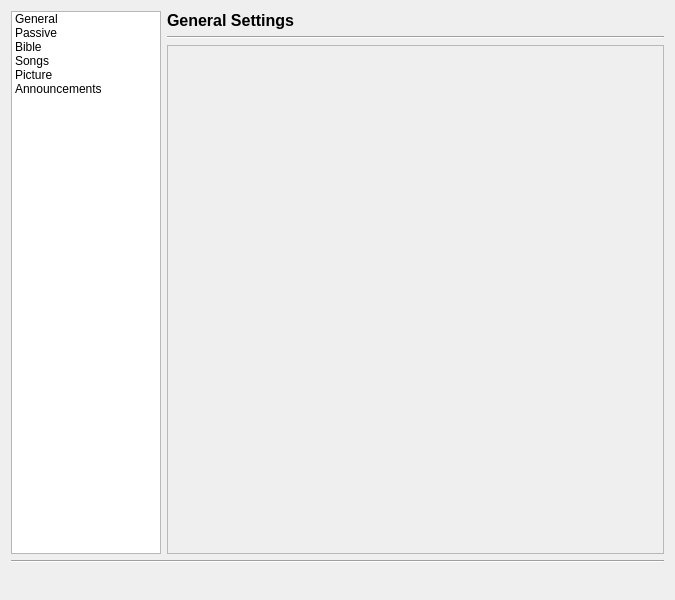
<?xml version="1.0" encoding="UTF-8"?>
<ui version="4.0">
 <class>SettingsDialog</class>
 <widget class="QDialog" name="SettingsDialog">
  <property name="geometry">
   <rect>
    <x>0</x>
    <y>0</y>
    <width>675</width>
    <height>600</height>
   </rect>
  </property>
  <property name="windowTitle">
   <string>softProjector - Settings</string>
  </property>
  <property name="windowIcon">
   <iconset resource="softprojector.qrc">
    <normaloff>:/icons/icons/settings.png</normaloff>:/icons/icons/settings.png</iconset>
  </property>
  <layout class="QGridLayout" name="gridLayout_2">
   <item row="0" column="0">
    <widget class="QListWidget" name="listWidget">
     <property name="sizePolicy">
      <sizepolicy hsizetype="Fixed" vsizetype="Expanding">
       <horstretch>0</horstretch>
       <verstretch>0</verstretch>
      </sizepolicy>
     </property>
     <property name="minimumSize">
      <size>
       <width>150</width>
       <height>0</height>
      </size>
     </property>
     <property name="maximumSize">
      <size>
       <width>150</width>
       <height>16777215</height>
      </size>
     </property>
     <property name="iconSize">
      <size>
       <width>24</width>
       <height>24</height>
      </size>
     </property>
     <property name="spacing">
      <number>1</number>
     </property>
     <item>
      <property name="text">
       <string>General</string>
      </property>
      <property name="icon">
       <iconset resource="softprojector.qrc">
        <normaloff>:/icons/icons/softprojector.png</normaloff>:/icons/icons/softprojector.png</iconset>
      </property>
     </item>
     <item>
      <property name="text">
       <string>Passive</string>
      </property>
      <property name="icon">
       <iconset resource="softprojector.qrc">
        <normaloff>:/icons/icons/display.png</normaloff>:/icons/icons/display.png</iconset>
      </property>
     </item>
     <item>
      <property name="text">
       <string>Bible</string>
      </property>
      <property name="icon">
       <iconset resource="softprojector.qrc">
        <normaloff>:/icons/icons/book.png</normaloff>:/icons/icons/book.png</iconset>
      </property>
     </item>
     <item>
      <property name="text">
       <string>Songs</string>
      </property>
      <property name="icon">
       <iconset resource="softprojector.qrc">
        <normaloff>:/icons/icons/song_tab.png</normaloff>:/icons/icons/song_tab.png</iconset>
      </property>
     </item>
     <item>
      <property name="text">
       <string>Picture</string>
      </property>
      <property name="icon">
       <iconset resource="softprojector.qrc">
        <normaloff>:/icons/icons/photo.png</normaloff>:/icons/icons/photo.png</iconset>
      </property>
     </item>
     <item>
      <property name="text">
       <string>Announcements</string>
      </property>
      <property name="icon">
       <iconset resource="softprojector.qrc">
        <normaloff>:/icons/icons/announce.png</normaloff>:/icons/icons/announce.png</iconset>
      </property>
     </item>
    </widget>
   </item>
   <item row="1" column="0" colspan="2">
    <widget class="Line" name="line">
     <property name="orientation">
      <enum>Qt::Horizontal</enum>
     </property>
    </widget>
   </item>
   <item row="2" column="0" colspan="2">
    <layout class="QHBoxLayout" name="horizontalLayout_6">
     <item>
      <spacer name="horizontalSpacer_2">
       <property name="orientation">
        <enum>Qt::Horizontal</enum>
       </property>
       <property name="sizeHint" stdset="0">
        <size>
         <width>123</width>
         <height>20</height>
        </size>
       </property>
      </spacer>
     </item>
     <item>
      <widget class="QDialogButtonBox" name="buttonBox">
       <property name="orientation">
        <enum>Qt::Horizontal</enum>
       </property>
      </widget>
     </item>
    </layout>
   </item>
   <item row="0" column="1">
    <widget class="QStackedWidget" name="stackedWidget">
     <property name="enabled">
      <bool>true</bool>
     </property>
     <widget class="QWidget" name="general">
      <layout class="QVBoxLayout" name="verticalLayout">
       <property name="leftMargin">
        <number>0</number>
       </property>
       <property name="topMargin">
        <number>0</number>
       </property>
       <property name="rightMargin">
        <number>0</number>
       </property>
       <property name="bottomMargin">
        <number>0</number>
       </property>
       <item>
        <widget class="QLabel" name="label_4">
         <property name="font">
          <font>
           <pointsize>12</pointsize>
           <weight>75</weight>
           <bold>true</bold>
          </font>
         </property>
         <property name="text">
          <string>General Settings</string>
         </property>
        </widget>
       </item>
       <item>
        <widget class="Line" name="line_2">
         <property name="orientation">
          <enum>Qt::Horizontal</enum>
         </property>
        </widget>
       </item>
       <item>
        <widget class="QScrollArea" name="scrollAreaGeneralSettings">
         <property name="enabled">
          <bool>true</bool>
         </property>
         <property name="widgetResizable">
          <bool>true</bool>
         </property>
         <widget class="QWidget" name="scrollAreaWidgetContents">
          <property name="geometry">
           <rect>
            <x>0</x>
            <y>0</y>
            <width>499</width>
            <height>509</height>
           </rect>
          </property>
         </widget>
        </widget>
       </item>
      </layout>
     </widget>
     <widget class="QWidget" name="passive">
      <layout class="QVBoxLayout" name="verticalLayout_5">
       <property name="leftMargin">
        <number>0</number>
       </property>
       <property name="topMargin">
        <number>0</number>
       </property>
       <property name="rightMargin">
        <number>0</number>
       </property>
       <property name="bottomMargin">
        <number>0</number>
       </property>
       <item>
        <widget class="QLabel" name="label_8">
         <property name="font">
          <font>
           <pointsize>12</pointsize>
           <weight>75</weight>
           <bold>true</bold>
          </font>
         </property>
         <property name="text">
          <string>Passive Settings</string>
         </property>
        </widget>
       </item>
       <item>
        <widget class="QLabel" name="label">
         <property name="text">
          <string>This setting are displayed when nothing is to be projected.</string>
         </property>
        </widget>
       </item>
       <item>
        <widget class="Line" name="line_6">
         <property name="orientation">
          <enum>Qt::Horizontal</enum>
         </property>
        </widget>
       </item>
       <item>
        <widget class="QScrollArea" name="scrollAreaPassiveSettings">
         <property name="enabled">
          <bool>true</bool>
         </property>
         <property name="widgetResizable">
          <bool>true</bool>
         </property>
         <widget class="QWidget" name="scrollAreaWidgetContents_5">
          <property name="geometry">
           <rect>
            <x>0</x>
            <y>0</y>
            <width>424</width>
            <height>464</height>
           </rect>
          </property>
         </widget>
        </widget>
       </item>
      </layout>
     </widget>
     <widget class="QWidget" name="bible">
      <layout class="QVBoxLayout" name="verticalLayout_2">
       <property name="leftMargin">
        <number>0</number>
       </property>
       <property name="topMargin">
        <number>0</number>
       </property>
       <property name="rightMargin">
        <number>0</number>
       </property>
       <property name="bottomMargin">
        <number>0</number>
       </property>
       <item>
        <widget class="QLabel" name="label_5">
         <property name="font">
          <font>
           <pointsize>12</pointsize>
           <weight>75</weight>
           <bold>true</bold>
          </font>
         </property>
         <property name="text">
          <string>Bible Settings</string>
         </property>
        </widget>
       </item>
       <item>
        <widget class="Line" name="line_3">
         <property name="orientation">
          <enum>Qt::Horizontal</enum>
         </property>
        </widget>
       </item>
       <item>
        <widget class="QScrollArea" name="scrollAreaBibleSettings">
         <property name="enabled">
          <bool>true</bool>
         </property>
         <property name="widgetResizable">
          <bool>true</bool>
         </property>
         <widget class="QWidget" name="scrollAreaWidgetContents_2">
          <property name="geometry">
           <rect>
            <x>0</x>
            <y>0</y>
            <width>424</width>
            <height>484</height>
           </rect>
          </property>
         </widget>
        </widget>
       </item>
      </layout>
     </widget>
     <widget class="QWidget" name="song">
      <layout class="QVBoxLayout" name="verticalLayout_3">
       <property name="leftMargin">
        <number>0</number>
       </property>
       <property name="topMargin">
        <number>0</number>
       </property>
       <property name="rightMargin">
        <number>0</number>
       </property>
       <property name="bottomMargin">
        <number>0</number>
       </property>
       <item>
        <widget class="QLabel" name="label_6">
         <property name="font">
          <font>
           <pointsize>12</pointsize>
           <weight>75</weight>
           <bold>true</bold>
          </font>
         </property>
         <property name="text">
          <string>Song Settings</string>
         </property>
        </widget>
       </item>
       <item>
        <widget class="Line" name="line_4">
         <property name="orientation">
          <enum>Qt::Horizontal</enum>
         </property>
        </widget>
       </item>
       <item>
        <widget class="QScrollArea" name="scrollAreaSongSettings">
         <property name="enabled">
          <bool>true</bool>
         </property>
         <property name="widgetResizable">
          <bool>true</bool>
         </property>
         <widget class="QWidget" name="scrollAreaWidgetContents_3">
          <property name="geometry">
           <rect>
            <x>0</x>
            <y>0</y>
            <width>424</width>
            <height>484</height>
           </rect>
          </property>
         </widget>
        </widget>
       </item>
      </layout>
     </widget>
     <widget class="QWidget" name="picture">
      <layout class="QVBoxLayout" name="verticalLayout_6">
       <property name="leftMargin">
        <number>0</number>
       </property>
       <property name="topMargin">
        <number>0</number>
       </property>
       <property name="rightMargin">
        <number>0</number>
       </property>
       <property name="bottomMargin">
        <number>0</number>
       </property>
       <item>
        <widget class="QLabel" name="label_9">
         <property name="font">
          <font>
           <pointsize>12</pointsize>
           <weight>75</weight>
           <bold>true</bold>
          </font>
         </property>
         <property name="text">
          <string>Picture Settings</string>
         </property>
        </widget>
       </item>
       <item>
        <widget class="Line" name="line_7">
         <property name="orientation">
          <enum>Qt::Horizontal</enum>
         </property>
        </widget>
       </item>
       <item>
        <widget class="QScrollArea" name="scrollAreaPicture">
         <property name="widgetResizable">
          <bool>true</bool>
         </property>
         <widget class="QWidget" name="scrollAreaWidgetContents_6">
          <property name="geometry">
           <rect>
            <x>0</x>
            <y>0</y>
            <width>424</width>
            <height>484</height>
           </rect>
          </property>
         </widget>
        </widget>
       </item>
      </layout>
     </widget>
     <widget class="QWidget" name="announce">
      <layout class="QVBoxLayout" name="verticalLayout_4">
       <property name="leftMargin">
        <number>0</number>
       </property>
       <property name="topMargin">
        <number>0</number>
       </property>
       <property name="rightMargin">
        <number>0</number>
       </property>
       <property name="bottomMargin">
        <number>0</number>
       </property>
       <item>
        <widget class="QLabel" name="label_7">
         <property name="font">
          <font>
           <pointsize>12</pointsize>
           <weight>75</weight>
           <bold>true</bold>
          </font>
         </property>
         <property name="text">
          <string>Announcement Settings</string>
         </property>
        </widget>
       </item>
       <item>
        <widget class="Line" name="line_5">
         <property name="orientation">
          <enum>Qt::Horizontal</enum>
         </property>
        </widget>
       </item>
       <item>
        <widget class="QScrollArea" name="scrollAreaAnnouncementSettings">
         <property name="enabled">
          <bool>true</bool>
         </property>
         <property name="widgetResizable">
          <bool>true</bool>
         </property>
         <widget class="QWidget" name="scrollAreaWidgetContents_4">
          <property name="geometry">
           <rect>
            <x>0</x>
            <y>0</y>
            <width>424</width>
            <height>484</height>
           </rect>
          </property>
         </widget>
        </widget>
       </item>
      </layout>
     </widget>
    </widget>
   </item>
  </layout>
 </widget>
 <resources>
  <include location="softprojector.qrc"/>
 </resources>
 <connections/>
</ui>
